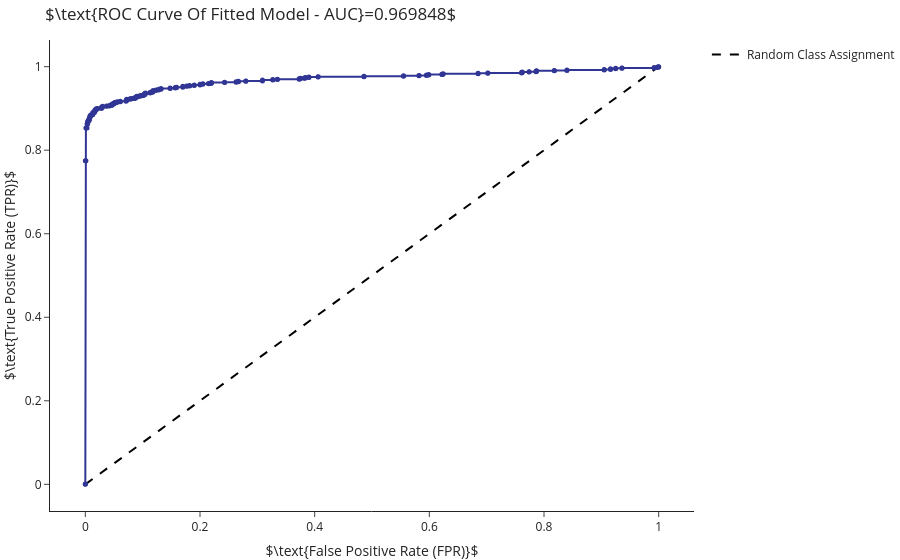

The cell this chart's notebook holds for it:
### Markdown cell above
Based on the confusion matrix (calculated for a given threshold) we are able to define different measures of performance for the classifier. If for example, we want to ask what is the classifier's accuracy we will look at the fraction of correcly classified samples, that is, $Accuracy=TP+TN/(P+N)$.

Similarly, we can define many other useful measures. Two measures that are commonly used in the field of computer science are:
- False Positive Rate: the fraction of false-positives out of all positives: $FPR=FP/N$. This measure describes how unsuccessful the classifier is in specifying negative labels.
- True Positive Rate (sensitivity): the fraction true-positives out of all positives: $TPR=TP/P$. This measure describes how successful the classifier is in specifying positive labels.

These two measures are then combined into a single graph - the ROC curve. In this grahp, each point represents a threshold that yielded a pait of $(FPR,TPR)$. It can help us evaluate the classifiers performance in classifying positive samples and determine the optimal threshold value.

Another use of the ROC curve is to calculate further summary statistics such as the Area Under Curve (AUC). Given randomly chosen positive an negative samples, the AUC equals to the probability that the classifier will output a higher probability of assignment to class $1$ for the positive sample compared to the negative sample.

### Code cell
from sklearn.metrics import roc_curve, auc
fpr, tpr, thresholds = roc_curve(y, y_prob)

go.Figure(
    data=[go.Scatter(x=[0,1], y=[0,1], mode="lines", line=dict(color="black", dash='dash'), name="Random Class Assignment"),
          go.Scatter(x=fpr, y=tpr, mode='markers+lines',text=thresholds, name="", showlegend=False, marker_size=5, marker_color=c[1][1],
                     hovertemplate="<b>Threshold:</b>%{text:.3f}<br>FPR: %{x:.3f}<br>TPR: %{y:.3f}")],
    layout=go.Layout(title=rf"$\text{{ROC Curve Of Fitted Model - AUC}}={auc(fpr, tpr):.6f}$", 
                                 xaxis=dict(title=r"$\text{False Positive Rate (FPR)}$"),
                                 yaxis=dict(title=r"$\text{True Positive Rate (TPR)}$")))

### Figure 1 — Plotly figure (JSON) as saved in the notebook; plotly's stock layout.template omitted (floating-point values rounded to 4 significant figures; data arrays with more than 128 entries replaced by an {"elided": "..."} marker saying what was removed)
{"data": [{"line": {"color": "black", "dash": "dash"}, "mode": "lines", "name": "Random Class Assignment", "x": [0, 1], "y": [0, 1], "type": "scatter"}, {"hovertemplate": "<b>Threshold:</b>%{text:.3f}<br>FPR: %{x:.3f}<br>TPR: %{y:.3f}", "marker": {"color": "rgb(49,54,149)", "size": 5}, "mode": "markers+lines", "name": "", "showlegend": false, "text": {"elided": "193 float values"}, "x": {"elided": "193 float values"}, "y": {"elided": "193 float values"}, "type": "scatter"}], "layout": {"title": {"text": "$\\text{ROC Curve Of Fitted Model - AUC}=0.969848$"}, "xaxis": {"title": {"text": "$\\text{False Positive Rate (FPR)}$"}}, "yaxis": {"title": {"text": "$\\text{True Positive Rate (TPR)}$"}}}}
